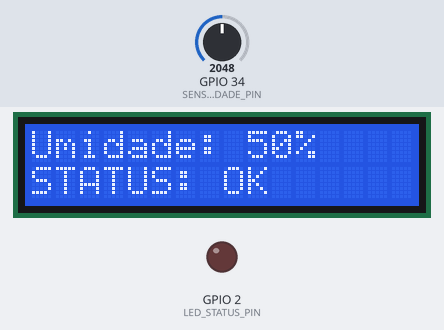
This sketch was run on a simulated ESP32. Parts: 16×2 character LCD, output pins drawn as LEDs (lit = HIGH). Inputs (shaded band) come from the test bench; at power-on: GPIO 34 (SENSOR_UMIDADE_PIN) = 2048. What the sketch prints to the serial monitor is not drawn.

Above: at 3.2 s.
3.3 s: GPIO 34 (SENSOR_UMIDADE_PIN) set to 1273
At 6.1 s:
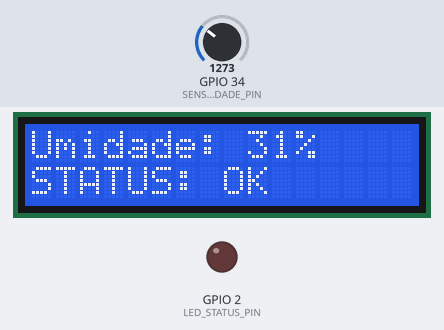
7.1 s: GPIO 34 (SENSOR_UMIDADE_PIN) set to 1203
At 9.5 s:
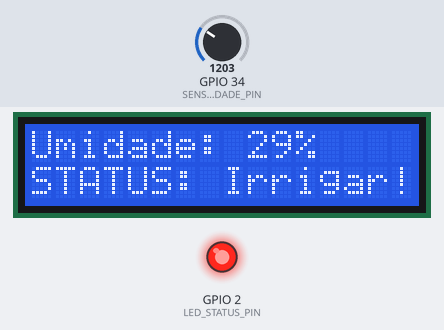
10.9 s: GPIO 34 (SENSOR_UMIDADE_PIN) set to 491
At 11.7 s:
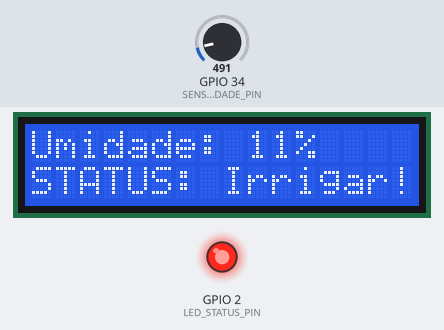
Timing chart, 0 to 13.9 s (numbered marks = the images above; inputs shaded):
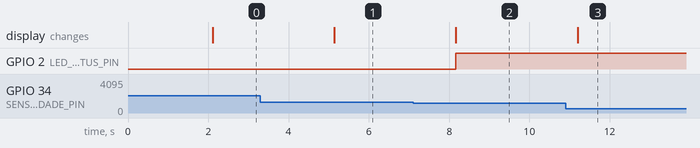

Measured:
- the behaviour switches between 1229 and 1228 on GPIO 34 (SENSOR_UMIDADE_PIN) (found by bisection; images 1 and 2)
- after the input at 3.3 s, the display: changes after 1.8 s (image 1)
- after the input at 7.1 s, GPIO 2 (LED_STATUS_PIN): LOW → HIGH after 1.1 s; the display: changes after 1.1 s (image 2)
- after the input at 10.9 s, the display: changes after 0.30 s (image 3)

The sketch:

sketch.ino
```cpp
#include <Wire.h>
#include <LiquidCrystal_I2C.h>

LiquidCrystal_I2C lcd(0x27, 16, 2);

// ANTIGO - const int SENSOR_UMIDADE_PIN = 34;
// ANTIGO - const int LED_STATUS_PIN = 2;
const uint8_t SENSOR_UMIDADE_PIN = 34;
const uint8_t LED_STATUS_PIN = 2;

void setup() {
  Serial.begin(115200);
  pinMode(LED_STATUS_PIN, OUTPUT);

  lcd.init();
  lcd.backlight();

  lcd.print("FarmTech v1.0");
  lcd.setCursor(0, 1);
  lcd.print("Iniciando...");
  delay(2000);
  lcd.clear();
}

void loop() {
  // 'valorPotenciometro': VALORES DE 0 a 4095.
  uint16_t valorPotenciometro = analogRead(SENSOR_UMIDADE_PIN); // OTIMIZAÇÃO: de int (4 bytes) para uint16_t (2 bytes)

  // 'umidadePercentual': VALORES DE 0 a 100.
  // 'uint8_t' (1 byte) IDEIAL!
  // ANTIGO: int umidadePercentual = map(valorPotenciometro, 0, 4095, 0, 100);
  uint8_t umidadePercentual = map(valorPotenciometro, 0, 4095, 0, 100); // OTIMIZAÇÃO: de int (4 bytes) para uint8_t (1 byte)

  Serial.print("Potenciometro: ");
  Serial.print(valorPotenciometro);
  Serial.print(" | Umidade (%): ");
  // APENAS o número para o Serial Plotter funcionar melhor
  Serial.println(umidadePercentual); // LINHA UTILIZADA PELO SERIAL PLOTTER

  lcd.clear();
  lcd.setCursor(0, 0);
  lcd.print("Umidade: ");
  lcd.print(umidadePercentual);
  lcd.print("%");

  lcd.setCursor(0, 1);
  if (umidadePercentual < 30) {
    lcd.print("STATUS: Irrigar!");
    digitalWrite(LED_STATUS_PIN, HIGH);
  } else {
    lcd.print("STATUS: OK");
    digitalWrite(LED_STATUS_PIN, LOW);
  }

  delay(3000);
}
```
